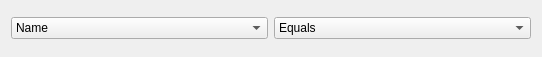
<?xml version="1.0" encoding="UTF-8"?>
<ui version="4.0">
 <class>FilterWidget</class>
 <widget class="QWidget" name="FilterWidget">
  <property name="geometry">
   <rect>
    <x>0</x>
    <y>0</y>
    <width>542</width>
    <height>57</height>
   </rect>
  </property>
  <property name="windowTitle">
   <string>Form</string>
  </property>
  <layout class="QGridLayout" name="gridLayout">
   <item row="0" column="0">
    <layout class="QHBoxLayout" name="horizontalLayout">
     <item>
      <widget class="QComboBox" name="item_box">
       <item>
        <property name="text">
         <string>Name</string>
        </property>
       </item>
       <item>
        <property name="text">
         <string>Location</string>
        </property>
       </item>
       <item>
        <property name="text">
         <string>Unit</string>
        </property>
       </item>
       <item>
        <property name="text">
         <string>Reference product</string>
        </property>
       </item>
       <item>
        <property name="text">
         <string>Database</string>
        </property>
       </item>
       <item>
        <property name="text">
         <string>Code</string>
        </property>
       </item>
      </widget>
     </item>
     <item>
      <widget class="QComboBox" name="filter_box">
       <item>
        <property name="text">
         <string>Equals</string>
        </property>
       </item>
       <item>
        <property name="text">
         <string>Contains</string>
        </property>
       </item>
       <item>
        <property name="text">
         <string>Starts with</string>
        </property>
       </item>
       <item>
        <property name="text">
         <string>Doesn't contain any</string>
        </property>
       </item>
       <item>
        <property name="text">
         <string>Either</string>
        </property>
       </item>
      </widget>
     </item>
    </layout>
   </item>
   <item row="1" column="0">
    <layout class="QVBoxLayout" name="subFilterLayout"/>
   </item>
  </layout>
 </widget>
 <resources/>
 <connections/>
</ui>
